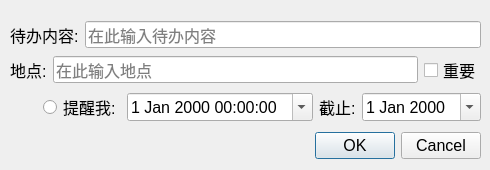
<?xml version="1.0" encoding="UTF-8"?>
<ui version="4.0">
 <class>EditItemDialog</class>
 <widget class="QDialog" name="EditItemDialog">
  <property name="geometry">
   <rect>
    <x>0</x>
    <y>0</y>
    <width>490</width>
    <height>170</height>
   </rect>
  </property>
  <widget class="QDialogButtonBox" name="buttonBox">
   <property name="geometry">
    <rect>
     <x>310</x>
     <y>130</y>
     <width>171</width>
     <height>32</height>
    </rect>
   </property>
   <property name="font">
    <font>
     <pointsize>12</pointsize>
    </font>
   </property>
   <property name="orientation">
    <enum>Qt::Orientation::Horizontal</enum>
   </property>
   <property name="standardButtons">
    <set>QDialogButtonBox::StandardButton::Cancel|QDialogButtonBox::StandardButton::Ok</set>
   </property>
  </widget>
  <widget class="QWidget" name="layoutWidget">
   <property name="geometry">
    <rect>
     <x>10</x>
     <y>20</y>
     <width>471</width>
     <height>105</height>
    </rect>
   </property>
   <layout class="QVBoxLayout" name="verticalLayout">
    <item>
     <layout class="QHBoxLayout" name="horizontalLayout">
      <item>
       <widget class="QLabel" name="label">
        <property name="font">
         <font>
          <pointsize>12</pointsize>
         </font>
        </property>
        <property name="text">
         <string>待办内容:</string>
        </property>
       </widget>
      </item>
      <item>
       <widget class="QLineEdit" name="todoedit">
        <property name="font">
         <font>
          <pointsize>12</pointsize>
         </font>
        </property>
        <property name="placeholderText">
         <string>在此输入待办内容</string>
        </property>
       </widget>
      </item>
     </layout>
    </item>
    <item>
     <layout class="QHBoxLayout" name="horizontalLayout_2">
      <item>
       <widget class="QLabel" name="label_2">
        <property name="font">
         <font>
          <pointsize>12</pointsize>
         </font>
        </property>
        <property name="text">
         <string>地点:</string>
        </property>
       </widget>
      </item>
      <item>
       <widget class="QLineEdit" name="locationedit">
        <property name="font">
         <font>
          <pointsize>12</pointsize>
         </font>
        </property>
        <property name="placeholderText">
         <string>在此输入地点</string>
        </property>
       </widget>
      </item>
      <item>
       <widget class="QCheckBox" name="isimpor">
        <property name="font">
         <font>
          <pointsize>12</pointsize>
         </font>
        </property>
        <property name="text">
         <string>重要</string>
        </property>
       </widget>
      </item>
     </layout>
    </item>
    <item>
     <layout class="QHBoxLayout" name="horizontalLayout_3">
      <item>
       <spacer name="horizontalSpacer">
        <property name="orientation">
         <enum>Qt::Orientation::Horizontal</enum>
        </property>
        <property name="sizeHint" stdset="0">
         <size>
          <width>40</width>
          <height>20</height>
         </size>
        </property>
       </spacer>
      </item>
      <item>
       <widget class="QRadioButton" name="clockcheck">
        <property name="font">
         <font>
          <pointsize>12</pointsize>
         </font>
        </property>
        <property name="text">
         <string>提醒我:</string>
        </property>
       </widget>
      </item>
      <item>
       <widget class="QDateTimeEdit" name="clocktime">
        <property name="font">
         <font>
          <pointsize>12</pointsize>
         </font>
        </property>
        <property name="calendarPopup">
         <bool>true</bool>
        </property>
       </widget>
      </item>
      <item>
       <widget class="QLabel" name="label_3">
        <property name="font">
         <font>
          <pointsize>12</pointsize>
         </font>
        </property>
        <property name="text">
         <string>截止:</string>
        </property>
       </widget>
      </item>
      <item>
       <widget class="QDateEdit" name="deadtime">
        <property name="font">
         <font>
          <pointsize>12</pointsize>
         </font>
        </property>
        <property name="calendarPopup">
         <bool>true</bool>
        </property>
       </widget>
      </item>
     </layout>
    </item>
   </layout>
  </widget>
 </widget>
 <resources/>
 <connections>
  <connection>
   <sender>buttonBox</sender>
   <signal>accepted()</signal>
   <receiver>EditItemDialog</receiver>
   <slot>accept()</slot>
   <hints>
    <hint type="sourcelabel">
     <x>248</x>
     <y>254</y>
    </hint>
    <hint type="destinationlabel">
     <x>157</x>
     <y>274</y>
    </hint>
   </hints>
  </connection>
  <connection>
   <sender>buttonBox</sender>
   <signal>rejected()</signal>
   <receiver>EditItemDialog</receiver>
   <slot>reject()</slot>
   <hints>
    <hint type="sourcelabel">
     <x>316</x>
     <y>260</y>
    </hint>
    <hint type="destinationlabel">
     <x>286</x>
     <y>274</y>
    </hint>
   </hints>
  </connection>
 </connections>
</ui>
